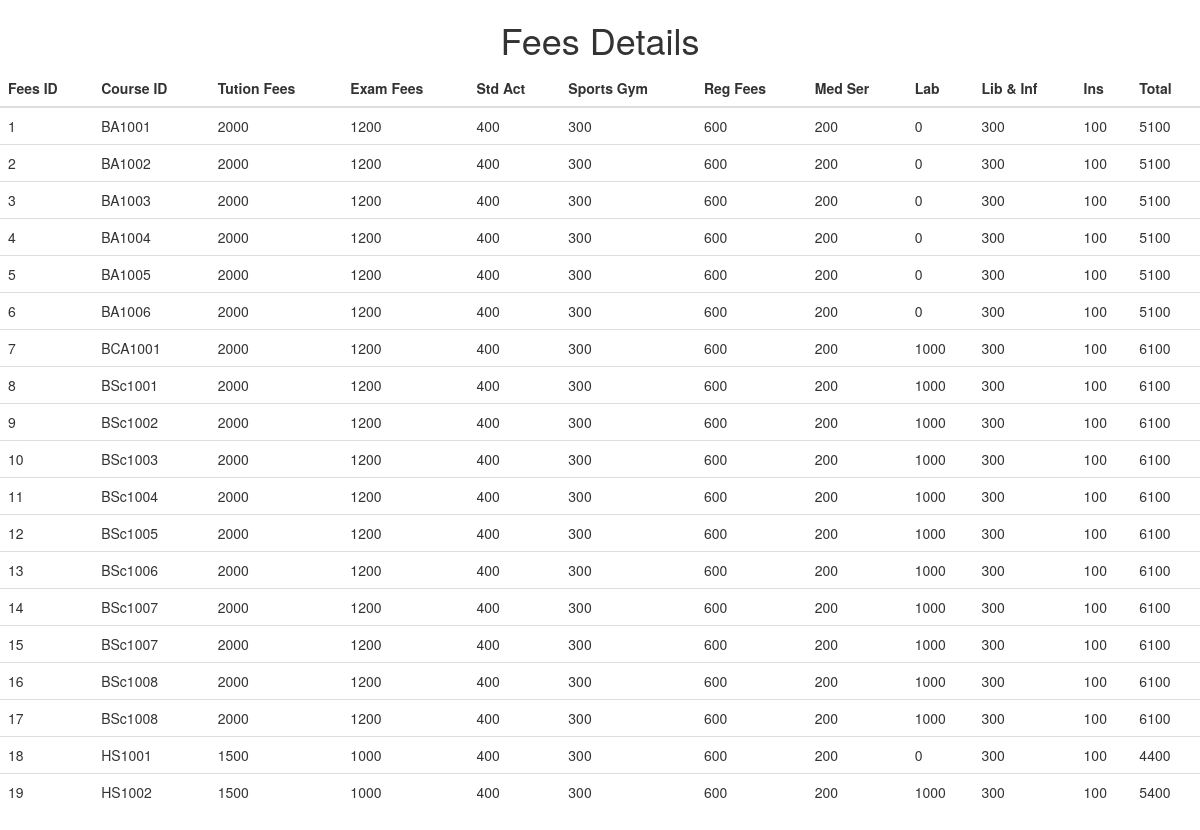
/student/view_fees_details.php, run on the app's committed database.
### tables this page shows
CREATE TABLE `fees_details` (
  `fees_id` int(50) NOT NULL,
  `course_id` varchar(50) NOT NULL,
  `tution_fees` float NOT NULL,
  `examination_fees` float NOT NULL,
  `student_activity` float NOT NULL,
  `sports_gym` float NOT NULL,
  `registration_fees` float NOT NULL,
  `medical_services` float NOT NULL,
  `lab` float NOT NULL,
  `library_information` float NOT NULL,
  `group_insurance_fees` float NOT NULL,
  `total` float NOT NULL
);

### student/view_fees_details.php (the view, shortened to what this page needs)
<!DOCTYPE html PUBLIC "-//W3C//DTD XHTML 1.0 Transitional//EN" "http://www.w3.org/TR/xhtml1/DTD/xhtml1-transitional.dtd">
<html xmlns="http://www.w3.org/1999/xhtml">
<head>
<link href="../bootstrap/bootstrap.min.css" rel="stylesheet" type="text/css"/>
</head>
<body>
<h1 align="center">Fees Details</h1>
<div class="row">
<div class="col-sm-12">
<table class="table table-responsive">
<thead>
<th>Fees ID</th>
<th>Course ID</th>
<th>Tution Fees</th>
<th>Exam Fees</th>
<th>Std Act</th>
<th>Sports Gym</th>
<th>Reg Fees</th>
<th>Med Ser</th>
<th>Lab</th>
<th>Lib & Inf</th>
<th>Ins</th>
<th>Total</th>
</thead>
<tbody>
<?php
include("connect.php");
$sql="select * from fees_details";
$rs=mysqli_query($con,$sql);
while($row=mysqli_fetch_row($rs))
{
	echo "<tr>";
	echo "<td>$row[0]</td>";
	echo "<td>$row[1]</td>";
	echo "<td>$row[2]</td>";
	echo "<td>$row[3]</td>";
	echo "<td>$row[4]</td>";
	echo "<td>$row[5]</td>";
	echo "<td>$row[6]</td>";
	echo "<td>$row[7]</td>";
	echo "<td>$row[8]</td>";
	echo "<td>$row[9]</td>";
	echo "<td>$row[10]</td>";
	echo "<td>$row[11]</td>";
	echo "</tr>";
}
?>
</tbody>
</table>
</div>
</div>
</body>
</html>

### data on the page
fees_details: fees_id "1", course "BA1001", tution_fees "2000", examination_fees "1200", student_activity "400", sports_gym "300", registration_fees "600", medical_services "200", lab "0", library_information "300", group_insurance_fees "100", total "5100"
fees_details: fees_id "2", course "BA1002", tution_fees "2000", examination_fees "1200", student_activity "400", sports_gym "300", registration_fees "600", medical_services "200", lab "0", library_information "300", group_insurance_fees "100", total "5100"
fees_details: fees_id "3", course "BA1003", tution_fees "2000", examination_fees "1200", student_activity "400", sports_gym "300", registration_fees "600", medical_services "200", lab "0", library_information "300", group_insurance_fees "100", total "5100"
fees_details: fees_id "4", course "BA1004", tution_fees "2000", examination_fees "1200", student_activity "400", sports_gym "300", registration_fees "600", medical_services "200", lab "0", library_information "300", group_insurance_fees "100", total "5100"
fees_details: fees_id "5", course "BA1005", tution_fees "2000", examination_fees "1200", student_activity "400", sports_gym "300", registration_fees "600", medical_services "200", lab "0", library_information "300", group_insurance_fees "100", total "5100"
fees_details: fees_id "6", course "BA1006", tution_fees "2000", examination_fees "1200", student_activity "400", sports_gym "300", registration_fees "600", medical_services "200", lab "0", library_information "300", group_insurance_fees "100", total "5100"
fees_details: fees_id "7", course "BCA1001", tution_fees "2000", examination_fees "1200", student_activity "400", sports_gym "300", registration_fees "600", medical_services "200", lab "1000", library_information "300", group_insurance_fees "100", total "6100"
fees_details: fees_id "8", course "BSc1001", tution_fees "2000", examination_fees "1200", student_activity "400", sports_gym "300", registration_fees "600", medical_services "200", lab "1000", library_information "300", group_insurance_fees "100", total "6100"
fees_details: fees_id "9", course "BSc1002", tution_fees "2000", examination_fees "1200", student_activity "400", sports_gym "300", registration_fees "600", medical_services "200", lab "1000", library_information "300", group_insurance_fees "100", total "6100"
fees_details: fees_id "10", course "BSc1003", tution_fees "2000", examination_fees "1200", student_activity "400", sports_gym "300", registration_fees "600", medical_services "200", lab "1000", library_information "300", group_insurance_fees "100", total "6100"
fees_details: fees_id "11", course "BSc1004", tution_fees "2000", examination_fees "1200", student_activity "400", sports_gym "300", registration_fees "600", medical_services "200", lab "1000", library_information "300", group_insurance_fees "100", total "6100"
fees_details: fees_id "12", course "BSc1005", tution_fees "2000", examination_fees "1200", student_activity "400", sports_gym "300", registration_fees "600", medical_services "200", lab "1000", library_information "300", group_insurance_fees "100", total "6100"
fees_details: fees_id "13", course "BSc1006", tution_fees "2000", examination_fees "1200", student_activity "400", sports_gym "300", registration_fees "600", medical_services "200", lab "1000", library_information "300", group_insurance_fees "100", total "6100"
fees_details: fees_id "14", course "BSc1007", tution_fees "2000", examination_fees "1200", student_activity "400", sports_gym "300", registration_fees "600", medical_services "200", lab "1000", library_information "300", group_insurance_fees "100", total "6100"
fees_details: fees_id "15", course "BSc1007", tution_fees "2000", examination_fees "1200", student_activity "400", sports_gym "300", registration_fees "600", medical_services "200", lab "1000", library_information "300", group_insurance_fees "100", total "6100"
fees_details: fees_id "16", course "BSc1008", tution_fees "2000", examination_fees "1200", student_activity "400", sports_gym "300", registration_fees "600", medical_services "200", lab "1000", library_information "300", group_insurance_fees "100", total "6100"
fees_details: fees_id "17", course "BSc1008", tution_fees "2000", examination_fees "1200", student_activity "400", sports_gym "300", registration_fees "600", medical_services "200", lab "1000", library_information "300", group_insurance_fees "100", total "6100"
fees_details: fees_id "18", course "HS1001", tution_fees "1500", examination_fees "1000", student_activity "400", sports_gym "300", registration_fees "600", medical_services "200", lab "0", library_information "300", group_insurance_fees "100", total "4400"
fees_details: fees_id "19", course "HS1002", tution_fees "1500", examination_fees "1000", student_activity "400", sports_gym "300", registration_fees "600", medical_services "200", lab "1000", library_information "300", group_insurance_fees "100", total "5400"
